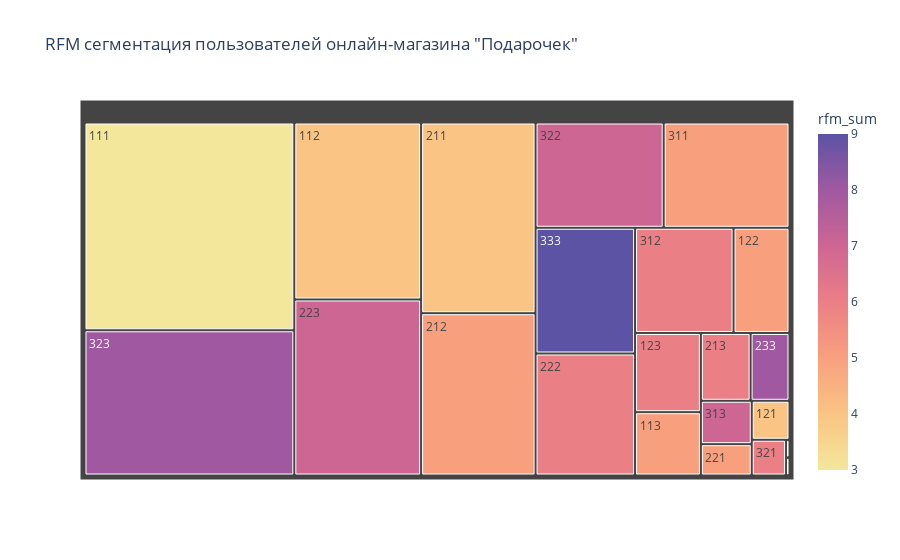

Notebook code for this chart:
### Markdown cell above
Сгруппируем пользователей по группам:

### Code cell
rfm_group = rfm.groupby('rfm_group').agg({'customer_id':'nunique',
                                          'rfm_sum':'mean'}).reset_index()
display(rfm_group.sort_values(by='customer_id', ascending=False)) 
fig = px.treemap(rfm_group, 
                 path=['rfm_group'],
                 values='customer_id',
                 color='rfm_sum',
                 color_continuous_scale='Sunset',
                 title='RFM сегментация пользователей онлайн-магазина "Подарочек"')

# Отобразим график:
fig.show()

### Figure 1 — Plotly figure (JSON) as saved in the notebook; plotly's stock layout.template omitted (floating-point values rounded to 4 significant figures)
{"data": [{"branchvalues": "total", "customdata": [[3], [4], [5], [4], [5], [6], [7], [4], [5], [6], [5], [6], [7], [8], [5], [6], [7], [6], [7], [8], [8], [9]], "domain": {"x": [0, 1], "y": [0, 1]}, "hovertemplate": "labels=%{label}<br>customer_id=%{value}<br>parent=%{parent}<br>id=%{id}<br>rfm_sum=%{color}<extra></extra>", "ids": ["111", "112", "113", "121", "122", "123", "133", "211", "212", "213", "221", "222", "223", "233", "311", "312", "313", "321", "322", "323", "332", "333"], "labels": ["111", "112", "113", "121", "122", "123", "133", "211", "212", "213", "221", "222", "223", "233", "311", "312", "313", "321", "322", "323", "332", "333"], "marker": {"coloraxis": "coloraxis", "colors": [3, 4, 5, 4, 5, 6, 7, 4, 5, 6, 5, 6, 7, 8, 5, 6, 7, 6, 7, 8, 8, 9]}, "name": "", "parents": ["", "", "", "", "", "", "", "", "", "", "", "", "", "", "", "", "", "", "", "", "", ""], "type": "treemap", "values": [711, 366, 68, 24, 96, 85, 1, 356, 303, 55, 26, 198, 364, 43, 216, 169, 36, 20, 220, 497, 1, 204]}], "layout": {"autosize": true, "coloraxis": {"colorbar": {"title": {"text": "rfm_sum"}}, "colorscale": [[0, "rgb(243, 231, 155)"], [0.1667, "rgb(250, 196, 132)"], [0.3333, "rgb(248, 160, 126)"], [0.5, "rgb(235, 127, 134)"], [0.6667, "rgb(206, 102, 147)"], [0.8333, "rgb(160, 89, 160)"], [1, "rgb(92, 83, 165)"]]}, "legend": {"tracegroupgap": 0}, "title": {"text": "RFM сегментация пользователей онлайн-магазина \"Подарочек\""}}}
